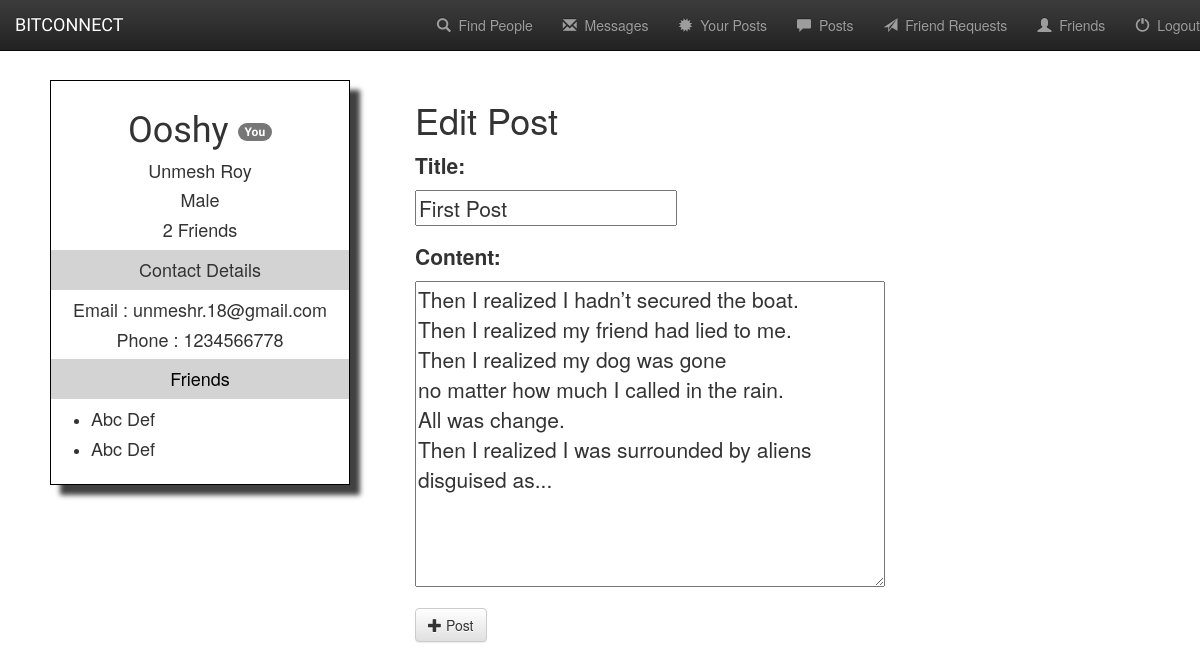
The app's page /post/8/edit (signed in) with its own data.
### base/models.py (models this page shows, shortened)
class Member(models.Model) :
    user = models.OneToOneField(User , on_delete=models.CASCADE)
    username = models.CharField(max_length=200)
    first_name = models.CharField(max_length=200)
    last_name = models.CharField(max_length=200)
    email = models.EmailField()
    birth_date = models.DateField()
    phone = models.CharField(max_length=20)
    gender = models.IntegerField()
    friends = models.ManyToManyField("self" , related_name='friends' , symmetrical=True , blank = True)
    friend_requests = models.ManyToManyField("self" , related_name = 'sent_requests' , symmetrical = False , blank = True)

class Post(models.Model) :
    time = models.DateTimeField(default = timezone.now)
    author = models.ForeignKey(Member , on_delete=models.CASCADE , related_name='posts')
    title = models.CharField(max_length = 300)
    content = models.TextField()
    liked = models.ManyToManyField(Member , related_name='liked' , symmetrical= False , blank = True)

### base/views.py (the view)
# urls.py: url(r'^post/(?P<post_id>[0-9]+)/edit$' , views.editpost , name='editpost') ,
@login_required(login_url='/')
def editpost (request , post_id) :
    post = Post.objects.get(pk = post_id)
    user = request.user
    current_member = Member.objects.get(user = user)
    if request.method == 'POST' :
        form = CreatePostForm(request.POST)
        new_post = form.save(commit = False)
        post.title = new_post.title
        post.content = new_post.content
        post.save()
        return redirect('myposts' , mem_id = current_member.id)
    else :
        form = CreatePostForm(instance = post)
        context = {
            'post' : post ,
            'current_member' : current_member ,
            'member' : current_member ,
            'form' : form ,
        }
        return render (request , 'base/editpost.html' , context)

### base/forms.py
class CreatePostForm(forms.ModelForm):
    class Meta :
        model = Post
        fields = ['title' , 'content' ]

### base/templates/base/editpost.html (shortened to what this page needs)
{% extends 'base/profile.html' %}
{% block content %}
        <div class = "col-sm-offset-4 col-sm-8">
            <h1>Edit Post</h1>
            <form method = "POST" >
                {% for field in form %}
                    <div class="form-group">
                        <label class="control-label" style="font-size: 1.5em;">{{field.label_tag}}</label>
                        <div style="font-size: 1.5em;">{{field}}</div>
                    </div>
                {%endfor%}
                <button type="submit" class="btn btn-default">
                    <span class="glyphicon glyphicon-plus"></span>&nbsp;Post
                </button>
            </form>
        </div>
{% endblock %}

### base/templates/base/profile.html (shortened to what this page needs)
{% load staticfiles%}
<!DOCTYPE html>
<html>
    <head>
        <link rel="stylesheet" href="https://maxcdn.bootstrapcdn.com/bootstrap/3.3.7/css/bootstrap.min.css">
        <link rel="stylesheet" href="https://maxcdn.bootstrapcdn.com/bootstrap/3.3.7/css/bootstrap-theme.min.css">
        <link rel="stylesheet" type="text/css" href="{% static 'base/style.css' %}">
    </head>
    <body>
        <div class="container-fluid">
            <nav class="navbar navbar-toggleable-md navbar-inverse navbar-fixed-top">
                <div class="navbar-header">
                    <div class="navbar-brand">BITCONNECT</div>
                </div>
                <div class="collapse navbar-collapse" id="topNavBar">
                    <ul class="nav navbar-nav navbar-right">
                        <li>
                            <a class="navbar-link" href="{% url 'findpeople'%}">
                                <span class="glyphicon glyphicon-search"></span>&nbsp; Find People
                            </a>
                        </li>
                        <li>
                            <a class="navbar-link" href="{% url 'messaging:index' %}">
                                <span class="glyphicon glyphicon-envelope"></span>&nbsp; Messages
                            </a>
                        </li>
                        <li>
                            <a class="navbar-link" href="{% url 'myposts' current_member.id %}">
                                <span class="glyphicon glyphicon-certificate"></span>&nbsp; Your Posts
                            </a>
                        </li>
                        <li>
                            <a class="navbar-link" href="{% url 'posts' %}">
                                <span class="glyphicon glyphicon-comment"></span>&nbsp; Posts
                            </a>
                        </li>
                        <li>
                            <a class="navbar-link" href="{% url 'friendrequests' %}">
                                <span class="glyphicon glyphicon-send"></span>&nbsp; Friend Requests
                            </a>
                        </li>
                        <li>
                            <a class="navbar-link" href="{% url 'friends' %}">
                                <span class="glyphicon glyphicon-user"></span>&nbsp; Friends
                            </a>
                        </li>
                        <li>
                            <a class="navbar-link" href="{%url 'logout'%}">
                                <span class="glyphicon glyphicon-off"></span>&nbsp; Logout
                            </a>
                        </li>
                    </ul>
                    </div>
            </nav>
        </div>
        <br>
        <br>
        <br>
        <br>
        <div class="container-fluid">
            <div class = "row" >
                <div class = "col-md-3 prosidebar" style="text-align: center">
                    <h1 style = "font-family: 'Baloo Thambi', cursive;">
                        {{member.username}}
                        {% if member.user == current_member.user %}<span class="badge badge-secondary">You</span>{% endif %}
                    </h1>
                    <h4>{{member.first_name}} {{member.last_name}}</h4>
                    <h4>
                        {% if member.gender == 1 %} Male
                        {% else %} Female {% endif %}
                    </h4>
                    <h4>{{member.friends.count}} Friends</h4>
                    <h4 style="background-color: lightgray; padding:10px;">Contact Details</h4>
                    <h4>Email : {{member.email}}</h4>
                    <h4>Phone : {{member.phone}}</h4>
                    <h4 style="background-color: lightgray; padding:10px;"><a href="#" style = "color: black;">Friends</a></h4>
                        <ul style ="text-align: left;">
                            {% for friend in member.friends.all%}
                                {% if forloop.counter < 5 %}
                                <li><h4>{{friend.first_name}} {{friend.last_name}}</h4></li>
                                {% endif %}
                            {% endfor %}
                        </ul>
                </div>
                {% block content %}
                {% endblock %}
            </div>
        </div>
    </body>
</html>

### base/static/base/style.css (style rules this page uses)
body { background-image: url("images/background.jpeg") ; background-repeat: no-repeat; background-size: cover; background-attachment: fixed; }
.navbar-brand { font-family: 'Baloo Thambi', cursive; color: azure; }
.prosidebar { border: 1px black solid; box-shadow: 10px 10px 5px 0px rgba(0,0,0,0.75); padding: 10px 0px 15px 0px; position: fixed ; left : 50px; }

### records on screen
Member: username "Ooshy", first_name "Unmesh", last_name "Roy", friends.count "2", email "unmeshr.18@gmail.com", phone "1234566778"
Member: first_name "Abc", last_name "Def"
Member: first_name "Abc", last_name "Def"
Post: form "First Post" "Then I realized I hadn’t secured the boat. Then I realized my friend had lied to me. Then I realized my dog was gone no matter how much I called in the rain. All was change. Then I realized I was surrounded by aliens disguised as..."

### other values on screen
{{ field.label_tag }} "Title:" "Content:"
